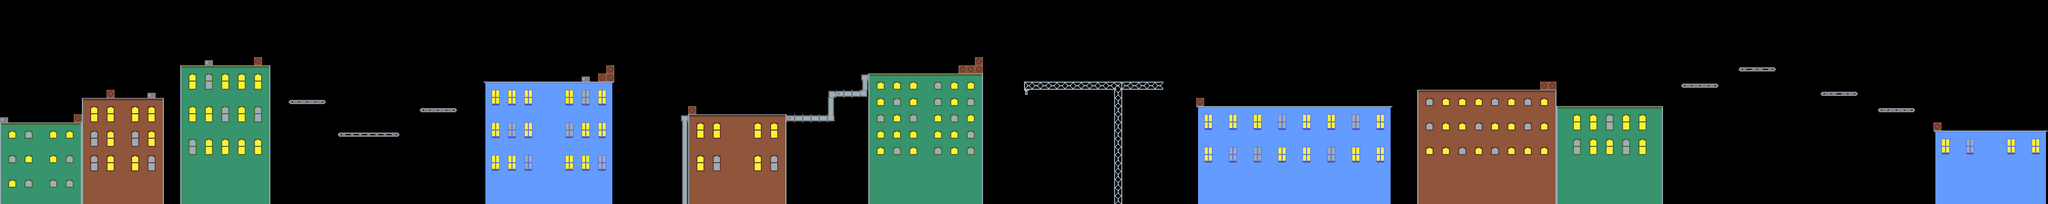

Tiled map render using the project's own tile images. Description and the map definition, with tile-layer contents summarised, below:
An orthogonal 250x25 tile map with 16x16 px tiles, 1 tile layer (toplayer) and 54 objects.

<map version="1.10" tiledversion="1.10.2" orientation="orthogonal" renderorder="right-down" width="250" height="25" tilewidth="16" tileheight="16" infinite="0" nextlayerid="4" nextobjectid="76">
 <editorsettings>
  <export target="map1.json" format="json" />
 </editorsettings>
 <tileset firstgid="1" name="custom_tileset" tilewidth="16" tileheight="16" tilecount="100" columns="20">
  <image source="../TileSet/TileMap.png" width="320" height="80" />
 </tileset>
 <layer id="1" name="toplayer" width="250" height="25">
  <data>[6250 cells, 1936 non-empty, 53 distinct tile ids]</data>
 </layer>
 <objectgroup id="2" name="points">
  <object id="1" gid="89" x="128" y="240" width="16" height="16" />
  <object id="12" gid="89" x="144" y="224" width="16" height="16" />
  <object id="13" gid="89" x="352" y="128" width="16" height="16" />
  <object id="14" gid="89" x="288" y="176" width="16" height="16" />
  <object id="15" gid="89" x="592" y="192" width="16" height="16" />
  <object id="16" gid="89" x="704" y="256" width="16" height="16" />
  <object id="17" gid="89" x="720" y="256" width="16" height="16" />
  <object id="18" gid="89" x="736" y="256" width="16" height="16" />
  <object id="19" gid="89" x="688" y="256" width="16" height="16" />
  <object id="20" gid="89" x="848" y="208" width="16" height="16" />
  <object id="21" gid="89" x="1056" y="160" width="16" height="16" />
  <object id="22" gid="89" x="1040" y="160" width="16" height="16" />
  <object id="25" gid="89" x="1072" y="160" width="16" height="16" />
  <object id="26" gid="89" x="1328" y="224" width="16" height="16" />
  <object id="27" gid="89" x="1184" y="128" width="16" height="16" />
  <object id="28" gid="89" x="1200" y="112" width="16" height="16" />
  <object id="29" gid="89" x="1232" y="112" width="16" height="16" />
  <object id="30" gid="89" x="1216" y="96" width="16" height="16" />
  <object id="31" gid="89" x="1600" y="224" width="16" height="16" />
  <object id="32" gid="89" x="1664" y="176" width="16" height="16" />
  <object id="33" gid="89" x="1856" y="144" width="16" height="16" />
  <object id="34" gid="89" x="1872" y="128" width="16" height="16" />
  <object id="35" gid="89" x="1888" y="128" width="16" height="16" />
  <object id="37" gid="89" x="1904" y="112" width="16" height="16" />
  <object id="38" gid="89" x="2176" y="160" width="16" height="16" />
  <object id="39" gid="89" x="2160" y="160" width="16" height="16" />
  <object id="40" gid="89" x="2192" y="160" width="16" height="16" />
  <object id="48" gid="89" x="2480" y="176" width="16" height="16" />
  <object id="49" gid="89" x="2496" y="176" width="16" height="16" />
  <object id="50" gid="89" x="2512" y="176" width="16" height="16" />
  <object id="51" gid="89" x="2512" y="176" width="16" height="16" />
  <object id="52" gid="89" x="2528" y="176" width="16" height="16" />
  <object id="53" gid="89" x="2544" y="176" width="16" height="16" />
  <object id="54" gid="89" x="2544" y="192" width="16" height="16" />
  <object id="55" gid="89" x="2528" y="192" width="16" height="16" />
  <object id="56" gid="89" x="2512" y="192" width="16" height="16" />
  <object id="57" gid="89" x="2496" y="192" width="16" height="16" />
  <object id="58" gid="89" x="2480" y="192" width="16" height="16" />
  <object id="59" gid="89" x="2768" y="176" width="16" height="16" />
  <object id="60" gid="89" x="2784" y="176" width="16" height="16" />
  <object id="61" gid="89" x="2800" y="176" width="16" height="16" />
  <object id="62" gid="89" x="3040" y="208" width="16" height="16" />
  <object id="63" gid="89" x="3056" y="208" width="16" height="16" />
  <object id="64" gid="89" x="3072" y="208" width="16" height="16" />
  <object id="65" gid="89" x="3232" y="208" width="16" height="16" />
  <object id="66" gid="89" x="3200" y="208" width="16" height="16" />
  <object id="67" gid="89" x="3200" y="208" width="16" height="16" />
  <object id="68" gid="89" x="3216" y="208" width="16" height="16" />
  <object id="70" gid="89" x="3424" y="128" width="16" height="16" />
  <object id="71" gid="89" x="3584" y="176" width="16" height="16" />
  <object id="72" gid="89" x="3312" y="160" width="16" height="16" />
  <object id="73" gid="89" x="3696" y="208" width="16" height="16" />
 </objectgroup>
 <objectgroup id="3" name="end">
  <object id="74" gid="70" x="3872" y="272" width="16" height="16" />
  <object id="75" gid="70" x="3888" y="272" width="16" height="16" />
 </objectgroup>
</map>